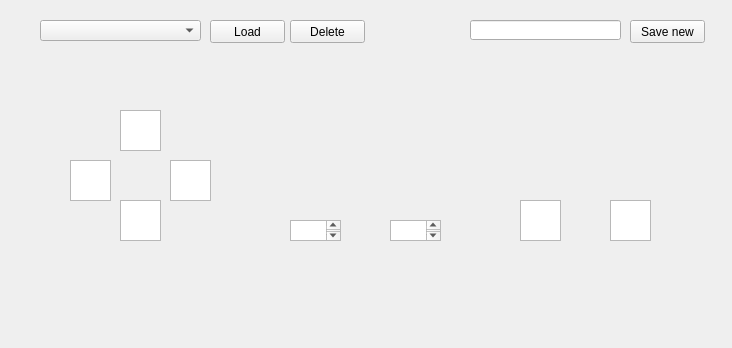
<?xml version="1.0" encoding="UTF-8"?>
<ui version="4.0">
 <class>MainWindow</class>
 <widget class="QMainWindow" name="MainWindow">
  <property name="geometry">
   <rect>
    <x>0</x>
    <y>0</y>
    <width>732</width>
    <height>348</height>
   </rect>
  </property>
  <property name="sizePolicy">
   <sizepolicy hsizetype="Fixed" vsizetype="Fixed">
    <horstretch>0</horstretch>
    <verstretch>0</verstretch>
   </sizepolicy>
  </property>
  <property name="minimumSize">
   <size>
    <width>732</width>
    <height>348</height>
   </size>
  </property>
  <property name="maximumSize">
   <size>
    <width>732</width>
    <height>348</height>
   </size>
  </property>
  <property name="windowTitle">
   <string>MainWindow</string>
  </property>
  <property name="layoutDirection">
   <enum>Qt::LeftToRight</enum>
  </property>
  <property name="autoFillBackground">
   <bool>false</bool>
  </property>
  <property name="styleSheet">
   <string notr="true">image: url(:/background/HES_front.png);</string>
  </property>
  <widget class="QWidget" name="centralwidget">
   <widget class="QComboBox" name="input_profile">
    <property name="geometry">
     <rect>
      <x>40</x>
      <y>20</y>
      <width>161</width>
      <height>21</height>
     </rect>
    </property>
   </widget>
   <widget class="QPushButton" name="action_load_profile">
    <property name="geometry">
     <rect>
      <x>210</x>
      <y>20</y>
      <width>75</width>
      <height>23</height>
     </rect>
    </property>
    <property name="text">
     <string>Load</string>
    </property>
   </widget>
   <widget class="QPushButton" name="action_save_new_profile">
    <property name="geometry">
     <rect>
      <x>630</x>
      <y>20</y>
      <width>75</width>
      <height>23</height>
     </rect>
    </property>
    <property name="text">
     <string>Save new</string>
    </property>
   </widget>
   <widget class="QPushButton" name="action_delete_profile">
    <property name="geometry">
     <rect>
      <x>290</x>
      <y>20</y>
      <width>75</width>
      <height>23</height>
     </rect>
    </property>
    <property name="text">
     <string>Delete</string>
    </property>
   </widget>
   <widget class="QLineEdit" name="input_new_profile_name">
    <property name="geometry">
     <rect>
      <x>470</x>
      <y>20</y>
      <width>151</width>
      <height>20</height>
     </rect>
    </property>
   </widget>
   <widget class="QPlainTextEdit" name="input_up">
    <property name="geometry">
     <rect>
      <x>120</x>
      <y>110</y>
      <width>41</width>
      <height>41</height>
     </rect>
    </property>
   </widget>
   <widget class="QPlainTextEdit" name="input_left">
    <property name="geometry">
     <rect>
      <x>70</x>
      <y>160</y>
      <width>41</width>
      <height>41</height>
     </rect>
    </property>
   </widget>
   <widget class="QPlainTextEdit" name="input_right">
    <property name="geometry">
     <rect>
      <x>170</x>
      <y>160</y>
      <width>41</width>
      <height>41</height>
     </rect>
    </property>
   </widget>
   <widget class="QPlainTextEdit" name="input_down">
    <property name="geometry">
     <rect>
      <x>120</x>
      <y>200</y>
      <width>41</width>
      <height>41</height>
     </rect>
    </property>
   </widget>
   <widget class="QPlainTextEdit" name="input_b">
    <property name="geometry">
     <rect>
      <x>520</x>
      <y>200</y>
      <width>41</width>
      <height>41</height>
     </rect>
    </property>
   </widget>
   <widget class="QPlainTextEdit" name="input_a">
    <property name="geometry">
     <rect>
      <x>610</x>
      <y>200</y>
      <width>41</width>
      <height>41</height>
     </rect>
    </property>
   </widget>
   <widget class="QPlainTextEdit" name="input_select">
    <property name="geometry">
     <rect>
      <x>290</x>
      <y>220</y>
      <width>51</width>
      <height>21</height>
     </rect>
    </property>
   </widget>
   <widget class="QPlainTextEdit" name="input_start">
    <property name="geometry">
     <rect>
      <x>390</x>
      <y>220</y>
      <width>51</width>
      <height>21</height>
     </rect>
    </property>
   </widget>
  </widget>
 </widget>
 <resources>
  <include location="resources.qrc"/>
 </resources>
 <connections/>
</ui>
